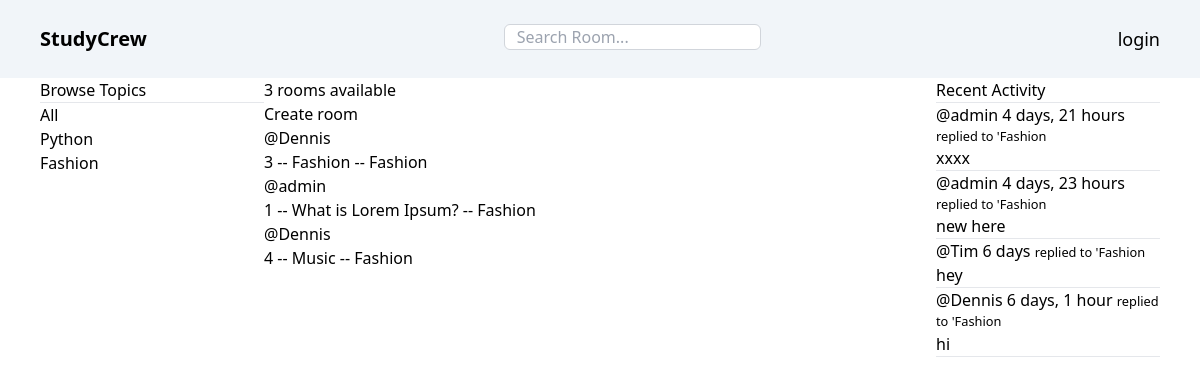
Screenshot of /?q=Fashion with the database file from the repository.
### base/models.py (models this page shows, shortened)
class Topic(models.Model):
  name = models.CharField(max_length=200)
  updated = models.DateTimeField(auto_now=True)
  created = models.DateTimeField(auto_now_add=True)

class Room(models.Model):
  host = models.ForeignKey(User, on_delete=models.SET_NULL, null=True)
  topic = models.ForeignKey(Topic, on_delete=models.SET_NULL, null=True)
  name = models.CharField(max_length=225)
  description = models.TextField(null=True, blank=True)
  participants = models.ManyToManyField(User, related_name='participants', blank=True)
  updated = models.DateTimeField(auto_now=True)
  created = models.DateTimeField(auto_now_add=True)
  class Meta:
    ordering = ['-updated', '-created']
  def __str__(self):
    return self.name

class Message(models.Model):
  user = models.ForeignKey(User, on_delete=models.CASCADE)
  room = models.ForeignKey(Room, on_delete=models.CASCADE)
  body = models.TextField()
  updated = models.DateTimeField(auto_now=True)
  created = models.DateTimeField(auto_now_add=True)
  class Meta:
    ordering = ['-updated', '-created']
  def __str__(self):
    return self.body[0:50]

### base/views.py (the view)
# urls.py: path('', views.home, name='home'),
def home(request):
  q = request.GET.get('q') if request.GET.get('q') != None else ''
  rooms = Room.objects.filter(Q(topic__name__icontains=q) | Q(name__icontains=q) | Q(description__icontains=q) )
  topics = Topic.objects.all()
  room_count = rooms.count()
  room_messages = Message.objects.filter(Q(room__topic__name__icontains=q))
  context = {
    'rooms' : rooms,
    'topics' : topics,
    'room_count' : room_count,
    'room_messages' : room_messages
  }
  return render(request, 'base/home.html', context)

### base/templates/base/home.html (shortened to what this page needs)
<body>
  {% extends 'main.html' %}
  {% block content %}
    <div class="grid grid-cols-5 px-10">
      <div class="col-span-1">
        {% include 'base/topic_comp.html' %}
      </div>
      <div class="col-span-3">
        <h5>{{room_count}} rooms available</h5>
        <a href="{% url 'create-room' %}"> Create room</a>
        <div>
          {% include 'base/feed_comp.html' %}
        </div>
      </div>
      <div class="col-span-1">
        {% include 'base/activity_comp.html' %}
      </div>
    </div>
  {% endblock content %}

### base/templates/base/topic_comp.html
<div>
  <h3>Browse Topics</h3>
  <hr>
  <div class="">
    <a href="{% url 'home' %}">All</a>
  </div>
  {% for topic in topics %}
  <div class="">
    <a href="{% url 'home' %}?q={{topic.name}}">{{topic.name}}</a>
  </div>
  {% endfor %}
</div>

### base/templates/base/feed_comp.html (shortened to what this page needs)
<div>
  {% for room in rooms %}
    <div class="">
      <a href="{% url 'user-profile' room.host.id %}">@{{ room.host.username }}</a>
      <h5>{{ room.id }} -- <a href="{% url 'room' room.id %}">{{ room.name }}</a> -- {{ room.topic.name }}</h5>
    </div>
  {% endfor %}
</div>

### base/templates/base/activity_comp.html (shortened to what this page needs)
    <div>
      <h3>Recent Activity</h3>
      <hr>
      <div class="">
        {% for message in room_messages %}
          <div class="">
            <a href="{%% url 'user-profile' message.user.id }">@{{ message.user }} {{ message.created|timesince }}</a>
            <small>replied to '{{message.room}}</small>
            <p>{{message}}</p>
            <hr>
          </div>
        {% endfor %}
      </div>
    </div>

### rows the page displays
Topic: name "Python"
Topic: name "Fashion"
Room: host.username "Dennis", id "3", name "Fashion", topic.name "Fashion"
Room: host.username "admin", id "1", name "What is Lorem Ipsum?", topic.name "Fashion"
Room: host.username "Dennis", id "4", name "Music", topic.name "Fashion"
Message: user "admin", created "4 days, 21 hours", room "Fashion", body "xxxx"
Message: user "admin", created "4 days, 23 hours", room "Fashion", body "new here"
Message: user "Tim", created "6 days", room "Fashion", body "hey"
Message: user "Dennis", created "6 days, 1 hour", room "Fashion", body "hi"

### other values shown
{{ room_count }} "3"
